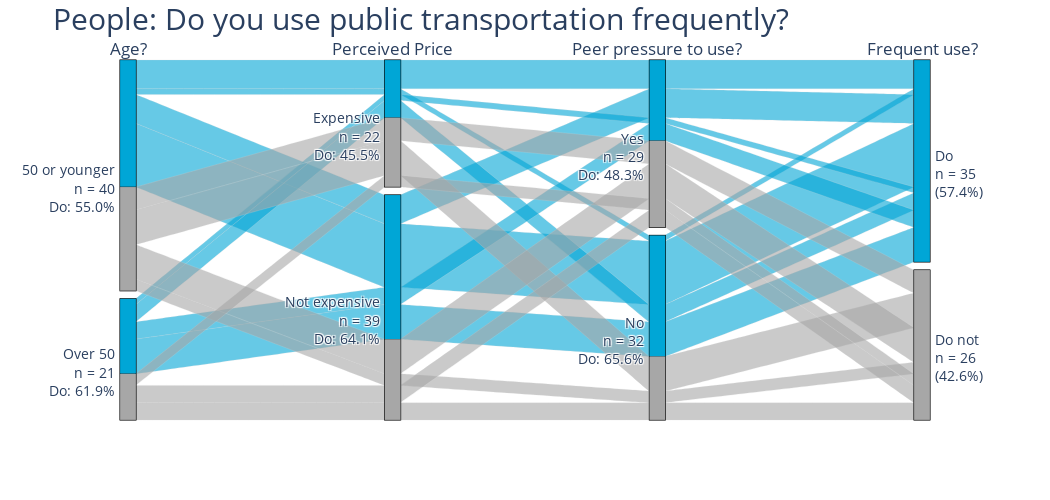

The code cell stored with this chart in its notebook:
### Code cell
# Select which aim and condition questions you would like to visualize in the Parallel set diagram
aim = "Q4"
conditions = ["Q1", "Q7", "Q10"]
questions = conditions + [aim]

paralelsetdf = adjusted_responses[questions].astype(str)

# Define custom color mapping
color_mapping = {
    "1": "#00a6d6",
    "2": "#a7a7a7"
}

# Apply color mapping
paralelsetdf['color'] = paralelsetdf[aim].map(color_mapping)
total_responses = len(paralelsetdf)
aim_percentages = (paralelsetdf[aim].value_counts() / total_responses * 100).round(1)

# Update labels with counts and percentage
aimcounts = paralelsetdf[aim].value_counts()
paralelsetdf.loc[paralelsetdf[aim] == str(1), aim] = f"Do<br>n = {aimcounts.loc[str(1)]}<br>({aim_percentages.loc[str(1)]}%)"
paralelsetdf.loc[paralelsetdf[aim] == str(2), aim] = f"Do not<br>n = {aimcounts.loc[str(2)]}<br>({aim_percentages.loc[str(2)]}%)"

for condition in conditions:
    conditioncounts = paralelsetdf[condition].value_counts()
    for val in paralelsetdf[condition].unique():
        # Calculate the percentage of people that do the aim within the condition value
        condition_percentage = (len(paralelsetdf[(paralelsetdf[condition]==val)&(paralelsetdf["color"]=="#00a6d6")]) / conditioncounts.loc[val] * 100).round(1)
        # Update condition labels
        label = adjusted_overview.loc[(adjusted_overview['Question_ID'] == condition) & (adjusted_overview['Response_Value'] == float(val)), "Response_Option"].iloc[0]
        paralelsetdf.loc[paralelsetdf[condition] == val, condition] = f"{label}<br>n = {conditioncounts.loc[val]}<br>Do: {condition_percentage}%"

diagram_headers = ["Age?", "Perceived Price", "Peer pressure to use?", "Frequent use?"]
paralelsetdf.columns = diagram_headers + ["color"]

# Create the parallel categories plot
fig = px.parallel_categories(
    paralelsetdf,
    dimensions=diagram_headers,
    color='color',
)

# Update the layout of the figure with a title and font size
fig.update_layout(title_text="People: " + adjusted_overview[adjusted_overview['Question_ID'] == aim]["Question_Text"].iloc[0], 
                    height=500,
                    width=1050,
                    title_font=dict(size=30),  # Set title font size here
                    font=dict(size=17)  # Set default font size here (for labels, etc.)
)

# Show the plot
fig.show()

### Figure 1 — Plotly figure (JSON) as saved in the notebook; plotly's stock layout.template omitted (floating-point values rounded to 4 significant figures)
{"data": [{"dimensions": [{"label": "Age?", "values": ["50 or younger<br>n = 40<br>Do: 55.0%", "50 or younger<br>n = 40<br>Do: 55.0%", "Over 50<br>n = 21<br>Do: 61.9%", "50 or younger<br>n = 40<br>Do: 55.0%", "Over 50<br>n = 21<br>Do: 61.9%", "50 or younger<br>n = 40<br>Do: 55.0%", "Over 50<br>n = 21<br>Do: 61.9%", "Over 50<br>n = 21<br>Do: 61.9%", "50 or younger<br>n = 40<br>Do: 55.0%", "50 or younger<br>n = 40<br>Do: 55.0%", "50 or younger<br>n = 40<br>Do: 55.0%", "50 or younger<br>n = 40<br>Do: 55.0%", "50 or younger<br>n = 40<br>Do: 55.0%", "Over 50<br>n = 21<br>Do: 61.9%", "50 or younger<br>n = 40<br>Do: 55.0%", "50 or younger<br>n = 40<br>Do: 55.0%", "50 or younger<br>n = 40<br>Do: 55.0%", "50 or younger<br>n = 40<br>Do: 55.0%", "50 or younger<br>n = 40<br>Do: 55.0%", "50 or younger<br>n = 40<br>Do: 55.0%", "50 or younger<br>n = 40<br>Do: 55.0%", "50 or younger<br>n = 40<br>Do: 55.0%", "Over 50<br>n = 21<br>Do: 61.9%", "Over 50<br>n = 21<br>Do: 61.9%", "50 or younger<br>n = 40<br>Do: 55.0%", "50 or younger<br>n = 40<br>Do: 55.0%", "50 or younger<br>n = 40<br>Do: 55.0%", "50 or younger<br>n = 40<br>Do: 55.0%", "Over 50<br>n = 21<br>Do: 61.9%", "50 or younger<br>n = 40<br>Do: 55.0%", "50 or younger<br>n = 40<br>Do: 55.0%", "Over 50<br>n = 21<br>Do: 61.9%", "50 or younger<br>n = 40<br>Do: 55.0%", "Over 50<br>n = 21<br>Do: 61.9%", "50 or younger<br>n = 40<br>Do: 55.0%", "50 or younger<br>n = 40<br>Do: 55.0%", "50 or younger<br>n = 40<br>Do: 55.0%", "Over 50<br>n = 21<br>Do: 61.9%", "50 or younger<br>n = 40<br>Do: 55.0%", "50 or younger<br>n = 40<br>Do: 55.0%", "50 or younger<br>n = 40<br>Do: 55.0%", "50 or younger<br>n = 40<br>Do: 55.0%", "50 or younger<br>n = 40<br>Do: 55.0%", "Over 50<br>n = 21<br>Do: 61.9%", "50 or younger<br>n = 40<br>Do: 55.0%", "Over 50<br>n = 21<br>Do: 61.9%", "Over 50<br>n = 21<br>Do: 61.9%", "Over 50<br>n = 21<br>Do: 61.9%", "50 or younger<br>n = 40<br>Do: 55.0%", "50 or younger<br>n = 40<br>Do: 55.0%", "Over 50<br>n = 21<br>Do: 61.9%", "Over 50<br>n = 21<br>Do: 61.9%", "50 or younger<br>n = 40<br>Do: 55.0%", "50 or younger<br>n = 40<br>Do: 55.0%", "50 or younger<br>n = 40<br>Do: 55.0%", "Over 50<br>n = 21<br>Do: 61.9%", "50 or younger<br>n = 40<br>Do: 55.0%", "Over 50<br>n = 21<br>Do: 61.9%", "Over 50<br>n = 21<br>Do: 61.9%", "50 or younger<br>n = 40<br>Do: 55.0%", "Over 50<br>n = 21<br>Do: 61.9%"]}, {"label": "Perceived Price", "values": ["Expensive<br>n = 22<br>Do: 45.5%", "Expensive<br>n = 22<br>Do: 45.5%", "Not expensive<br>n = 39<br>Do: 64.1%", "Not expensive<br>n = 39<br>Do: 64.1%", "Not expensive<br>n = 39<br>Do: 64.1%", "Not expensive<br>n = 39<br>Do: 64.1%", "Not expensive<br>n = 39<br>Do: 64.1%", "Not expensive<br>n = 39<br>Do: 64.1%", "Not expensive<br>n = 39<br>Do: 64.1%", "Expensive<br>n = 22<br>Do: 45.5%", "Not expensive<br>n = 39<br>Do: 64.1%", "Not expensive<br>n = 39<br>Do: 64.1%", "Not expensive<br>n = 39<br>Do: 64.1%", "Expensive<br>n = 22<br>Do: 45.5%", "Expensive<br>n = 22<br>Do: 45.5%", "Expensive<br>n = 22<br>Do: 45.5%", "Expensive<br>n = 22<br>Do: 45.5%", "Not expensive<br>n = 39<br>Do: 64.1%", "Not expensive<br>n = 39<br>Do: 64.1%", "Not expensive<br>n = 39<br>Do: 64.1%", "Expensive<br>n = 22<br>Do: 45.5%", "Expensive<br>n = 22<br>Do: 45.5%", "Not expensive<br>n = 39<br>Do: 64.1%", "Not expensive<br>n = 39<br>Do: 64.1%", "Expensive<br>n = 22<br>Do: 45.5%", "Expensive<br>n = 22<br>Do: 45.5%", "Expensive<br>n = 22<br>Do: 45.5%", "Not expensive<br>n = 39<br>Do: 64.1%", "Expensive<br>n = 22<br>Do: 45.5%", "Expensive<br>n = 22<br>Do: 45.5%", "Not expensive<br>n = 39<br>Do: 64.1%", "Not expensive<br>n = 39<br>Do: 64.1%", "Not expensive<br>n = 39<br>Do: 64.1%", "Not expensive<br>n = 39<br>Do: 64.1%", "Not expensive<br>n = 39<br>Do: 64.1%", "Not expensive<br>n = 39<br>Do: 64.1%", "Not expensive<br>n = 39<br>Do: 64.1%", "Not expensive<br>n = 39<br>Do: 64.1%", "Not expensive<br>n = 39<br>Do: 64.1%", "Expensive<br>n = 22<br>Do: 45.5%", "Not expensive<br>n = 39<br>Do: 64.1%", "Expensive<br>n = 22<br>Do: 45.5%", "Not expensive<br>n = 39<br>Do: 64.1%", "Not expensive<br>n = 39<br>Do: 64.1%", "Not expensive<br>n = 39<br>Do: 64.1%", "Not expensive<br>n = 39<br>Do: 64.1%", "Not expensive<br>n = 39<br>Do: 64.1%", "Not expensive<br>n = 39<br>Do: 64.1%", "Not expensive<br>n = 39<br>Do: 64.1%", "Expensive<br>n = 22<br>Do: 45.5%", "Not expensive<br>n = 39<br>Do: 64.1%", "Expensive<br>n = 22<br>Do: 45.5%", "Not expensive<br>n = 39<br>Do: 64.1%", "Not expensive<br>n = 39<br>Do: 64.1%", "Expensive<br>n = 22<br>Do: 45.5%", "Not expensive<br>n = 39<br>Do: 64.1%", "Not expensive<br>n = 39<br>Do: 64.1%", "Expensive<br>n = 22<br>Do: 45.5%", "Expensive<br>n = 22<br>Do: 45.5%", "Not expensive<br>n = 39<br>Do: 64.1%", "Expensive<br>n = 22<br>Do: 45.5%"]}, {"label": "Peer pressure to use?", "values": ["Yes<br>n = 29<br>Do: 48.3%", "No<br>n = 32<br>Do: 65.6%", "Yes<br>n = 29<br>Do: 48.3%", "No<br>n = 32<br>Do: 65.6%", "No<br>n = 32<br>Do: 65.6%", "No<br>n = 32<br>Do: 65.6%", "Yes<br>n = 29<br>Do: 48.3%", "No<br>n = 32<br>Do: 65.6%", "Yes<br>n = 29<br>Do: 48.3%", "No<br>n = 32<br>Do: 65.6%", "Yes<br>n = 29<br>Do: 48.3%", "Yes<br>n = 29<br>Do: 48.3%", "Yes<br>n = 29<br>Do: 48.3%", "Yes<br>n = 29<br>Do: 48.3%", "No<br>n = 32<br>Do: 65.6%", "Yes<br>n = 29<br>Do: 48.3%", "Yes<br>n = 29<br>Do: 48.3%", "No<br>n = 32<br>Do: 65.6%", "No<br>n = 32<br>Do: 65.6%", "Yes<br>n = 29<br>Do: 48.3%", "Yes<br>n = 29<br>Do: 48.3%", "Yes<br>n = 29<br>Do: 48.3%", "No<br>n = 32<br>Do: 65.6%", "No<br>n = 32<br>Do: 65.6%", "Yes<br>n = 29<br>Do: 48.3%", "Yes<br>n = 29<br>Do: 48.3%", "No<br>n = 32<br>Do: 65.6%", "No<br>n = 32<br>Do: 65.6%", "Yes<br>n = 29<br>Do: 48.3%", "No<br>n = 32<br>Do: 65.6%", "Yes<br>n = 29<br>Do: 48.3%", "No<br>n = 32<br>Do: 65.6%", "No<br>n = 32<br>Do: 65.6%", "No<br>n = 32<br>Do: 65.6%", "No<br>n = 32<br>Do: 65.6%", "No<br>n = 32<br>Do: 65.6%", "Yes<br>n = 29<br>Do: 48.3%", "No<br>n = 32<br>Do: 65.6%", "No<br>n = 32<br>Do: 65.6%", "No<br>n = 32<br>Do: 65.6%", "Yes<br>n = 29<br>Do: 48.3%", "Yes<br>n = 29<br>Do: 48.3%", "Yes<br>n = 29<br>Do: 48.3%", "Yes<br>n = 29<br>Do: 48.3%", "No<br>n = 32<br>Do: 65.6%", "No<br>n = 32<br>Do: 65.6%", "Yes<br>n = 29<br>Do: 48.3%", "No<br>n = 32<br>Do: 65.6%", "No<br>n = 32<br>Do: 65.6%", "No<br>n = 32<br>Do: 65.6%", "Yes<br>n = 29<br>Do: 48.3%", "Yes<br>n = 29<br>Do: 48.3%", "No<br>n = 32<br>Do: 65.6%", "Yes<br>n = 29<br>Do: 48.3%", "Yes<br>n = 29<br>Do: 48.3%", "Yes<br>n = 29<br>Do: 48.3%", "Yes<br>n = 29<br>Do: 48.3%", "No<br>n = 32<br>Do: 65.6%", "No<br>n = 32<br>Do: 65.6%", "No<br>n = 32<br>Do: 65.6%", "No<br>n = 32<br>Do: 65.6%"]}, {"label": "Frequent use?", "values": ["Do<br>n = 35<br>(57.4%)", "Do not<br>n = 26<br>(42.6%)", "Do not<br>n = 26<br>(42.6%)", "Do<br>n = 35<br>(57.4%)", "Do<br>n = 35<br>(57.4%)", "Do<br>n = 35<br>(57.4%)", "Do not<br>n = 26<br>(42.6%)", "Do not<br>n = 26<br>(42.6%)", "Do not<br>n = 26<br>(42.6%)", "Do not<br>n = 26<br>(42.6%)", "Do not<br>n = 26<br>(42.6%)", "Do<br>n = 35<br>(57.4%)", "Do not<br>n = 26<br>(42.6%)", "Do not<br>n = 26<br>(42.6%)", "Do not<br>n = 26<br>(42.6%)", "Do not<br>n = 26<br>(42.6%)", "Do<br>n = 35<br>(57.4%)", "Do<br>n = 35<br>(57.4%)", "Do<br>n = 35<br>(57.4%)", "Do<br>n = 35<br>(57.4%)", "Do not<br>n = 26<br>(42.6%)", "Do not<br>n = 26<br>(42.6%)", "Do not<br>n = 26<br>(42.6%)", "Do not<br>n = 26<br>(42.6%)", "Do not<br>n = 26<br>(42.6%)", "Do<br>n = 35<br>(57.4%)", "Do not<br>n = 26<br>(42.6%)", "Do<br>n = 35<br>(57.4%)", "Do not<br>n = 26<br>(42.6%)", "Do<br>n = 35<br>(57.4%)", "Do not<br>n = 26<br>(42.6%)", "Do<br>n = 35<br>(57.4%)", "Do<br>n = 35<br>(57.4%)", "Do<br>n = 35<br>(57.4%)", "Do<br>n = 35<br>(57.4%)", "Do<br>n = 35<br>(57.4%)", "Do<br>n = 35<br>(57.4%)", "Do<br>n = 35<br>(57.4%)", "Do<br>n = 35<br>(57.4%)", "Do not<br>n = 26<br>(42.6%)", "Do not<br>n = 26<br>(42.6%)", "Do<br>n = 35<br>(57.4%)", "Do<br>n = 35<br>(57.4%)", "Do<br>n = 35<br>(57.4%)", "Do<br>n = 35<br>(57.4%)", "Do<br>n = 35<br>(57.4%)", "Do<br>n = 35<br>(57.4%)", "Do<br>n = 35<br>(57.4%)", "Do not<br>n = 26<br>(42.6%)", "Do not<br>n = 26<br>(42.6%)", "Do not<br>n = 26<br>(42.6%)", "Do<br>n = 35<br>(57.4%)", "Do<br>n = 35<br>(57.4%)", "Do not<br>n = 26<br>(42.6%)", "Do<br>n = 35<br>(57.4%)", "Do<br>n = 35<br>(57.4%)", "Do<br>n = 35<br>(57.4%)", "Do<br>n = 35<br>(57.4%)", "Do<br>n = 35<br>(57.4%)", "Do not<br>n = 26<br>(42.6%)", "Do<br>n = 35<br>(57.4%)"]}], "domain": {"x": [0, 1], "y": [0, 1]}, "line": {"color": ["#00a6d6", "#a7a7a7", "#a7a7a7", "#00a6d6", "#00a6d6", "#00a6d6", "#a7a7a7", "#a7a7a7", "#a7a7a7", "#a7a7a7", "#a7a7a7", "#00a6d6", "#a7a7a7", "#a7a7a7", "#a7a7a7", "#a7a7a7", "#00a6d6", "#00a6d6", "#00a6d6", "#00a6d6", "#a7a7a7", "#a7a7a7", "#a7a7a7", "#a7a7a7", "#a7a7a7", "#00a6d6", "#a7a7a7", "#00a6d6", "#a7a7a7", "#00a6d6", "#a7a7a7", "#00a6d6", "#00a6d6", "#00a6d6", "#00a6d6", "#00a6d6", "#00a6d6", "#00a6d6", "#00a6d6", "#a7a7a7", "#a7a7a7", "#00a6d6", "#00a6d6", "#00a6d6", "#00a6d6", "#00a6d6", "#00a6d6", "#00a6d6", "#a7a7a7", "#a7a7a7", "#a7a7a7", "#00a6d6", "#00a6d6", "#a7a7a7", "#00a6d6", "#00a6d6", "#00a6d6", "#00a6d6", "#00a6d6", "#a7a7a7", "#00a6d6"], "coloraxis": "coloraxis"}, "name": "", "type": "parcats"}], "layout": {"coloraxis": {"colorbar": {"title": {"text": "color"}}, "colorscale": [[0, "#0d0887"], [0.1111, "#46039f"], [0.2222, "#7201a8"], [0.3333, "#9c179e"], [0.4444, "#bd3786"], [0.5556, "#d8576b"], [0.6667, "#ed7953"], [0.7778, "#fb9f3a"], [0.8889, "#fdca26"], [1, "#f0f921"]]}, "font": {"size": 17}, "height": 500, "legend": {"tracegroupgap": 0}, "margin": {"t": 60}, "title": {"font": {"size": 30}, "text": "People: Do you use public transportation frequently?"}, "width": 1050}}
